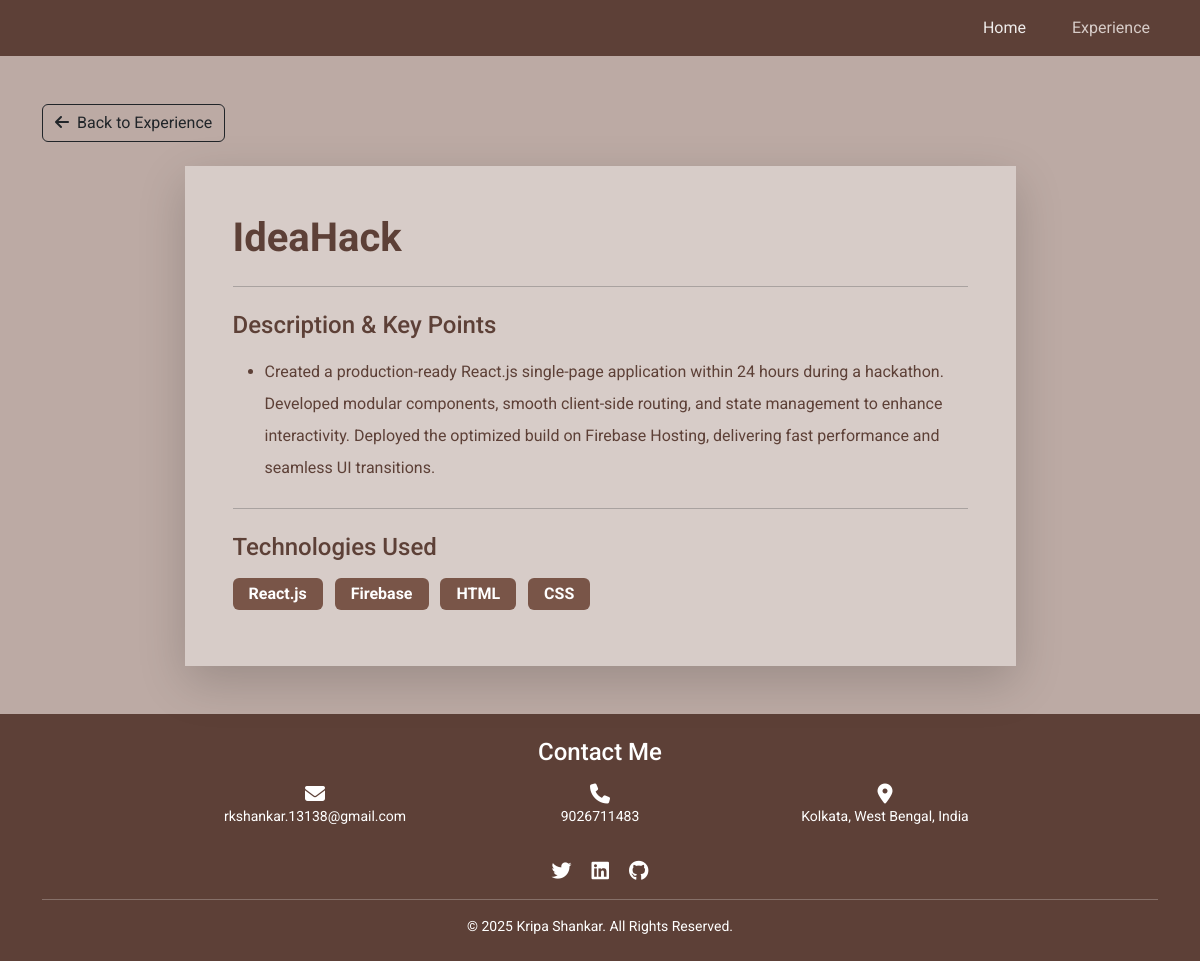
Page /experience/ideahack/ on the committed database.
### Portfolio/models.py (models this page shows, shortened)
class Experience(models.Model):
    project_name = models.CharField(max_length=200, help_text="Project/Work/Position name")
    organization = models.CharField(max_length=200, blank=True, help_text="Company/Organization (optional)")
    project_link = models.URLField(blank=True, null=True)
    slug = models.SlugField(unique=True, blank=True)
    order = models.IntegerField(default=0, help_text="Higher number appears first")
    class Meta:
        ordering = ['-order']
        verbose_name = "Experience/Project"
        verbose_name_plural = "Experiences/Projects"

class ExperienceDetail(models.Model):
    experience = models.ForeignKey(Experience, on_delete=models.CASCADE, related_name='details')
    description = models.TextField(help_text="One point description")
    order = models.IntegerField(default=0)
    class Meta:
        ordering = ['order']
        verbose_name = "Description Point"
        verbose_name_plural = "Description Points"

class TechStack(models.Model):
    experience = models.ForeignKey(Experience, on_delete=models.CASCADE, related_name='tech_stack')
    technology = models.CharField(max_length=100)
    order = models.IntegerField(default=0)
    class Meta:
        ordering = ['order']
        verbose_name = "Technology"
        verbose_name_plural = "Tech Stack"

class About(models.Model):
    name = models.CharField(max_length=100)
    title = models.CharField(max_length=200)
    bio = models.TextField()
    profile_image = models.ImageField(upload_to='profile/', blank=True, null=True)
    email = models.EmailField()
    phone = models.CharField(max_length=20)
    location = models.CharField(max_length=200, default="Kolkata, West Bengal, India")
    linkedin = models.URLField(blank=True)
    github = models.URLField(blank=True)
    twitter = models.URLField(blank=True)
    class Meta:
        verbose_name_plural = "About"

### Portfolio/views.py (the view)
# urls.py: path('experience/<slug:slug>/', views.experience_detail, name='experience_detail'),
def experience_detail(request, slug):
    about = About.objects.first()
    experience = get_object_or_404(Experience, slug=slug)
    context = {
        'experience': experience,
        'about': about,
    }
    return render(request, 'Portfolio/experience_detail.html', context)

### templates/Portfolio/experience_detail.html (shortened to what this page needs)
{% extends 'Portfolio/base.html' %}
{% block content %}
<main>
    <section class="bg-light-brown py-5">
        <div class="container">
            <div class="mb-4">
                <a href="{% url 'Experience' %}" class="btn btn-outline-dark">
                    <i class="fas fa-arrow-left me-2"></i>Back to Experience
                </a>
            </div>
            <div class="row justify-content-center">
                <div class="col-lg-9">
                    <div class="card shadow-lg">
                        <div class="card-body bg-very-light-brown p-5">
                            <h1 class="text-brown fw-bold mb-3">{{ experience.project_name }}</h1>
                            <hr class="my-4">
                            {% if experience.details.all %}
                            <h4 class="text-brown mb-3">Description & Key Points</h4>
                            <ul class="text-brown" style="line-height: 2;">
                                {% for detail in experience.details.all %}
                                <li class="mb-3">{{ detail.description }}</li>
                                {% endfor %}
                            </ul>
                            {% endif %}
                            {% if experience.tech_stack.all %}
                            <hr class="my-4">
                            <h4 class="text-brown mb-3">Technologies Used</h4>
                            <div>
                                {% for tech in experience.tech_stack.all %}
                                <span class="badge bg-medium-brown me-2 mb-2 py-2 px-3" style="font-size: 1rem;">
                                    {{ tech.technology }}
                                </span>
                                {% endfor %}
                            </div>
                            {% endif %}
                        </div>
                    </div>
                </div>
            </div>
        </div>
    </section>
</main>
{% endblock content %}

### templates/Portfolio/base.html (shortened to what this page needs)
<!DOCTYPE html>
{% load static %}
<html lang="en">
<head>
    <link href="https://cdn.jsdelivr.net/npm/bootstrap@5.3.0/dist/css/bootstrap.min.css" rel="stylesheet">
    <link rel="stylesheet" href="https://cdnjs.cloudflare.com/ajax/libs/font-awesome/6.4.0/css/all.min.css">
</head>
<body>
    <header class="fixed-top">
        <nav class="navbar navbar-expand-lg navbar-dark bg-dark-brown">
            <div class="container">
                <div class="collapse navbar-collapse" id="navbarNav">
                    <ul class="navbar-nav ms-auto">
                        <li class="nav-item">
                            <a class="nav-link {% if request.path == '/' %}active{% endif %}" href="{% url 'home' %}">Home</a>
                        </li>
                        <li class="nav-item">
                            <a class="nav-link {% if 'experience' in request.path %}active{% endif %}" href="{% url 'Experience' %}">Experience</a>
                        </li>
                    </ul>
                </div>
            </div>
        </nav>
    </header>
    {% block content %}
    {% endblock content %}
    <footer class="bg-dark-brown text-white py-4">
        <div class="container">
            <h4 class="text-center mb-3">Contact Me</h4>
            {% if about %}
            <div class="row justify-content-center">
                <div class="col-md-3 text-center mb-3">
                    <i class="fas fa-envelope fa-lg mb-2"></i>
                    <p class="mb-0 small"><a href="mailto:{{ about.email }}?subject=Portfolio%20Contact" target="_top" class="text-white text-decoration-none">{{ about.email }}</a></p>
                </div>
                <div class="col-md-3 text-center mb-3">
                    <i class="fas fa-phone fa-lg mb-2"></i>
                    <p class="mb-0 small">
                        <a href="tel:{{ about.phone }}" class="text-white text-decoration-none">{{ about.phone }}</a>
                    </p>
                </div>
                <div class="col-md-3 text-center mb-3">
                    <i class="fas fa-map-marker-alt fa-lg mb-2"></i>
                    <p class="mb-0 small">{{ about.location }}</p>
                </div>
            </div>
            <div class="row justify-content-center mt-3">
                <div class="col-12 text-center">
                    {% if about.twitter %}
                    <a href="{{ about.twitter }}" target="_blank" class="text-white me-3"><i class="fab fa-twitter fa-lg"></i></a>
                    {% endif %}
                    {% if about.linkedin %}
                    <a href="{{ about.linkedin }}" target="_blank" class="text-white me-3"><i class="fab fa-linkedin fa-lg"></i></a>
                    {% endif %}
                    {% if about.github %}
                    <a href="{{ about.github }}" target="_blank" class="text-white"><i class="fab fa-github fa-lg"></i></a>
                    {% endif %}
                </div>
            </div>
            {% endif %}
            <hr class="my-3 bg-white opacity-25">
            <p class="text-center mb-0 small">&copy; 2025 {% if about %}{{ about.name }}{% else %}Kripa Shankar{% endif %}. All Rights Reserved.</p>
        </div>
    </footer>
</body>
</html>

### templates/Portfolio/base.html (style rules this page uses)
:root { --dark-brown: #5d4037; --medium-brown: #795548; --light-brown: #bcaaa4; --very-light-brown: #d7ccc8; }
* { font-family: 'Roboto', sans-serif; }
html, body { height: 100%; margin: 0; padding: 0; }
body { display: flex; flex-direction: column; background-color: var(--very-light-brown); }
header { flex-shrink: 0; }
main { flex: 1 0 auto; padding-top: 56px; }
footer { flex-shrink: 0; }
.navbar-nav .nav-item { margin-left: 30px; }
.bg-dark-brown { background-color: var(--dark-brown) !important; }
.bg-medium-brown { background-color: var(--medium-brown) !important; }
.bg-light-brown { background-color: var(--light-brown) !important; }
.bg-very-light-brown { background-color: var(--very-light-brown) !important; }
.text-brown { color: var(--dark-brown) !important; }
.navbar-dark .navbar-nav .nav-link { color: rgba(255, 255, 255, 0.9); }
.navbar-dark .navbar-nav .nav-link.active { color: var(--very-light-brown); }
.card { border: none; transition: transform 0.3s ease; }
section { min-height: calc(100vh - 56px - 300px); }

### rows in the picture
Experience: project_name "IdeaHack"
ExperienceDetail: description "Created a production-ready React.js single-page application within 24 hours during a hackathon. Developed modular components, smooth client-side routing, and state management to enhance interactivity. Deployed the optimized build on Firebase Hosting, delivering fast performance and seamless UI transitions."
TechStack: technology "React.js"
TechStack: technology "Firebase"
TechStack: technology "HTML"
TechStack: technology "CSS"
About: email "rkshankar.13138@gmail.com", phone "9026711483", location "Kolkata, West Bengal, India", name "Kripa Shankar"
